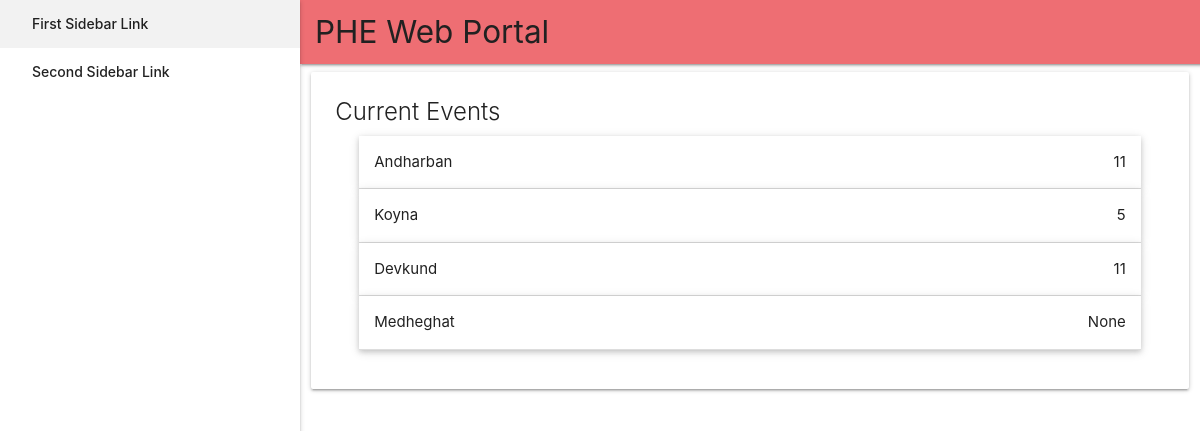
Screenshot of /portal/ with the database file from the repository.
### portal/models.py (models this page shows, shortened)
class Event(models.Model):
    time_stamp = models.DateField(auto_now_add = True, help_text = 'Date on which event was created.')
    event_name = models.CharField(max_length = 100, help_text = 'Enter the name of the event.')
    event_date = models.DateField(help_text = 'Date of the event.')
    batch_size = models.PositiveIntegerField(help_text = 'Enter batch size.')
    EVENT_TYPES = (
        ('t', 'Trek'),
        ('c', 'Camping'),
    )
    event_type = models.CharField(max_length = 1, choices = EVENT_TYPES, default = 't', help_text = 'Type of event(Trek/Camping)')

### portal/views.py (the view)
# urls.py: path('', views.eventList, name='index'),
def eventList(request):
    events = Event.objects.all()
    for event in events:
        event.total = event.bookings.all().aggregate(Sum('participants_count'))['participants_count__sum']
        event.save()
    context = {'events' : events}
    return render(request, 'portal/event_list.html', context=context)

### portal/templates/portal/event_list.html (shortened to what this page needs)
{% extends "base_generic.html" %}
{% block content %}
    <span class="card-title">Current Events</span>
    {% if events %}
        <ul class="collapsible popout" data-collapsible = "accordion">
        {% for event in events %}
                <li>
                    <div class="collapsible-header" style ="display: block">
                        <div class="row" style ="margin-bottom: 0">
                            <div class="col s6 m6 l6">
                                <div>{{event.event_name}}</div>
                            </div>
                            <div class="col s6 m6 l6">
                                <div class="right-align">{{event.total}}</div>
                            </div>
                        </div>
                    </div>
                </li>
        {% endfor %}
         </ul>
    {% else %}
        <p>There are no current events.</p>
    {% endif %}
{% endblock %}

### rows the page displays
Event: event_name "Andharban", total "11"
Event: event_name "Koyna", total "5"
Event: event_name "Devkund", total "11"
Event: event_name "Medheghat", total "None"
